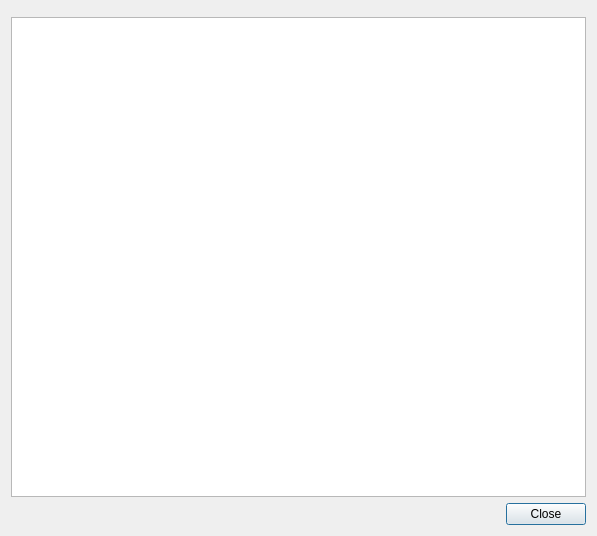
<ui version="4.0" >
 <class>ViewMatrixDialog</class>
 <widget class="QDialog" name="ViewMatrixDialog" >
  <property name="geometry" >
   <rect>
    <x>0</x>
    <y>0</y>
    <width>597</width>
    <height>536</height>
   </rect>
  </property>
  <property name="windowTitle" >
   <string>Matrix View</string>
  </property>
  <layout class="QGridLayout" >
   <item row="0" column="0" >
    <widget class="Kst::MatrixSelector" native="1" name="matrixSelector" />
   </item>
   <item row="1" column="0" >
    <widget class="QTableView" name="_matrices" />
   </item>
   <item row="2" column="0" >
    <widget class="QDialogButtonBox" name="buttonBox" >
     <property name="orientation" >
      <enum>Qt::Horizontal</enum>
     </property>
     <property name="standardButtons" >
      <set>QDialogButtonBox::Close</set>
     </property>
    </widget>
   </item>
  </layout>
 </widget>
 <customwidgets>
  <customwidget>
   <class>Kst::MatrixSelector</class>
   <extends>QWidget</extends>
   <header>matrixselector.h</header>
  </customwidget>
 </customwidgets>
 <resources/>
 <connections>
  <connection>
   <sender>buttonBox</sender>
   <signal>accepted()</signal>
   <receiver>ViewMatrixDialog</receiver>
   <slot>accept()</slot>
   <hints>
    <hint type="sourcelabel" >
     <x>298</x>
     <y>513</y>
    </hint>
    <hint type="destinationlabel" >
     <x>298</x>
     <y>267</y>
    </hint>
   </hints>
  </connection>
  <connection>
   <sender>buttonBox</sender>
   <signal>rejected()</signal>
   <receiver>ViewMatrixDialog</receiver>
   <slot>reject()</slot>
   <hints>
    <hint type="sourcelabel" >
     <x>298</x>
     <y>513</y>
    </hint>
    <hint type="destinationlabel" >
     <x>298</x>
     <y>267</y>
    </hint>
   </hints>
  </connection>
 </connections>
</ui>
